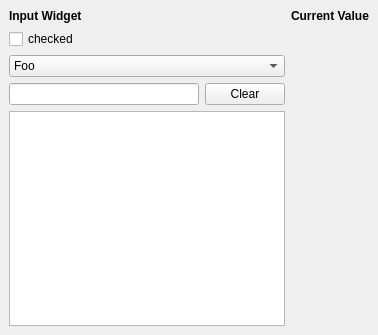
<?xml version="1.0" encoding="UTF-8"?>
<ui version="4.0">
 <class>Window</class>
 <widget class="QMainWindow" name="Window">
  <property name="geometry">
   <rect>
    <x>0</x>
    <y>0</y>
    <width>378</width>
    <height>335</height>
   </rect>
  </property>
  <property name="windowTitle">
   <string>Input Widgets</string>
  </property>
  <widget class="QWidget" name="centralwidget">
   <layout class="QHBoxLayout" name="horizontalLayout_2">
    <item>
     <layout class="QGridLayout" name="gridLayout">
      <item row="0" column="0">
       <widget class="QLabel" name="label">
        <property name="font">
         <font>
          <weight>75</weight>
          <bold>true</bold>
         </font>
        </property>
        <property name="text">
         <string>Input Widget</string>
        </property>
       </widget>
      </item>
      <item row="0" column="1">
       <widget class="QLabel" name="label_2">
        <property name="font">
         <font>
          <weight>75</weight>
          <bold>true</bold>
         </font>
        </property>
        <property name="text">
         <string>Current Value</string>
        </property>
       </widget>
      </item>
      <item row="1" column="0">
       <widget class="QCheckBox" name="InputCheckBox">
        <property name="text">
         <string>checked</string>
        </property>
       </widget>
      </item>
      <item row="1" column="1">
       <widget class="QLabel" name="ValueCheckBox">
        <property name="text">
         <string/>
        </property>
       </widget>
      </item>
      <item row="2" column="0">
       <widget class="QComboBox" name="InputComboBox">
        <item>
         <property name="text">
          <string>Foo</string>
         </property>
        </item>
        <item>
         <property name="text">
          <string>Bar</string>
         </property>
        </item>
        <item>
         <property name="text">
          <string>Hello</string>
         </property>
        </item>
        <item>
         <property name="text">
          <string>World</string>
         </property>
        </item>
       </widget>
      </item>
      <item row="2" column="1">
       <widget class="QLabel" name="ValueComboBox">
        <property name="text">
         <string/>
        </property>
       </widget>
      </item>
      <item row="3" column="0">
       <layout class="QHBoxLayout" name="horizontalLayout">
        <item>
         <widget class="QLineEdit" name="InputLineEdit"/>
        </item>
        <item>
         <widget class="QPushButton" name="ButtonClear">
          <property name="text">
           <string>Clear</string>
          </property>
         </widget>
        </item>
       </layout>
      </item>
      <item row="3" column="1">
       <widget class="QLabel" name="ValueLineEdit">
        <property name="text">
         <string/>
        </property>
       </widget>
      </item>
      <item row="4" column="0">
       <widget class="QPlainTextEdit" name="InputPlainTextEdit">
        <property name="sizePolicy">
         <sizepolicy hsizetype="Preferred" vsizetype="Expanding">
          <horstretch>0</horstretch>
          <verstretch>0</verstretch>
         </sizepolicy>
        </property>
       </widget>
      </item>
      <item row="4" column="1">
       <widget class="QLabel" name="ValuePlainTextEdit">
        <property name="text">
         <string/>
        </property>
       </widget>
      </item>
     </layout>
    </item>
   </layout>
  </widget>
 </widget>
 <resources/>
 <connections/>
</ui>
